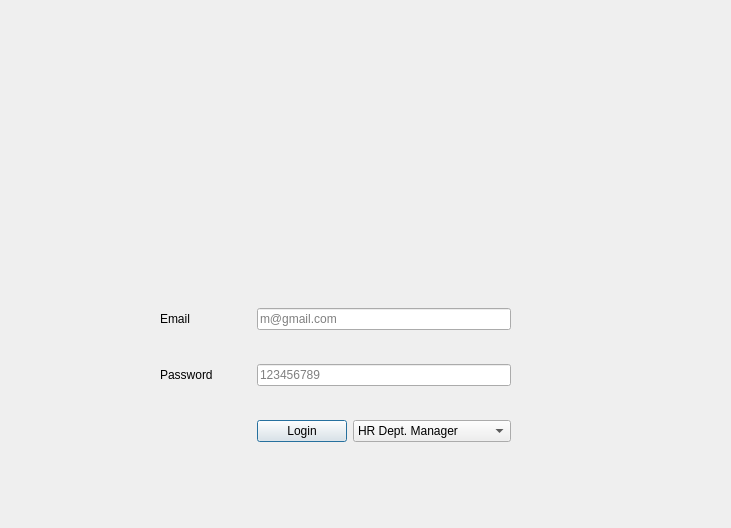
<?xml version="1.0" encoding="UTF-8"?>
<ui version="4.0">
 <class>Login</class>
 <widget class="QDialog" name="Login">
  <property name="geometry">
   <rect>
    <x>0</x>
    <y>0</y>
    <width>731</width>
    <height>528</height>
   </rect>
  </property>
  <property name="minimumSize">
   <size>
    <width>731</width>
    <height>528</height>
   </size>
  </property>
  <property name="maximumSize">
   <size>
    <width>731</width>
    <height>528</height>
   </size>
  </property>
  <property name="windowTitle">
   <string>Login</string>
  </property>
  <widget class="QWidget" name="layoutWidget">
   <property name="geometry">
    <rect>
     <x>160</x>
     <y>280</y>
     <width>351</width>
     <height>191</height>
    </rect>
   </property>
   <layout class="QGridLayout" name="gridLayout">
    <item row="0" column="0">
     <widget class="QLabel" name="lbl_email">
      <property name="text">
       <string>Email</string>
      </property>
     </widget>
    </item>
    <item row="0" column="1" colspan="2">
     <widget class="QLineEdit" name="ln_email">
      <property name="placeholderText">
       <string>m@gmail.com</string>
      </property>
     </widget>
    </item>
    <item row="1" column="0">
     <widget class="QLabel" name="lbl_password">
      <property name="text">
       <string>Password</string>
      </property>
     </widget>
    </item>
    <item row="1" column="1" colspan="2">
     <widget class="QLineEdit" name="ln_password">
      <property name="echoMode">
       <enum>QLineEdit::Password</enum>
      </property>
      <property name="placeholderText">
       <string>123456789</string>
      </property>
     </widget>
    </item>
    <item row="2" column="1">
     <widget class="QPushButton" name="btn_login">
      <property name="text">
       <string>Login</string>
      </property>
     </widget>
    </item>
    <item row="2" column="2">
     <widget class="QComboBox" name="cmb_dept">
      <item>
       <property name="text">
        <string>HR Dept. Manager</string>
       </property>
      </item>
      <item>
       <property name="text">
        <string>Finance Dept. Manager</string>
       </property>
      </item>
     </widget>
    </item>
   </layout>
  </widget>
  <widget class="QLabel" name="label">
   <property name="geometry">
    <rect>
     <x>240</x>
     <y>30</y>
     <width>251</width>
     <height>241</height>
    </rect>
   </property>
   <property name="text">
    <string/>
   </property>
   <property name="pixmap">
    <pixmap>../Images/logo.png</pixmap>
   </property>
  </widget>
 </widget>
 <resources/>
 <connections/>
</ui>
